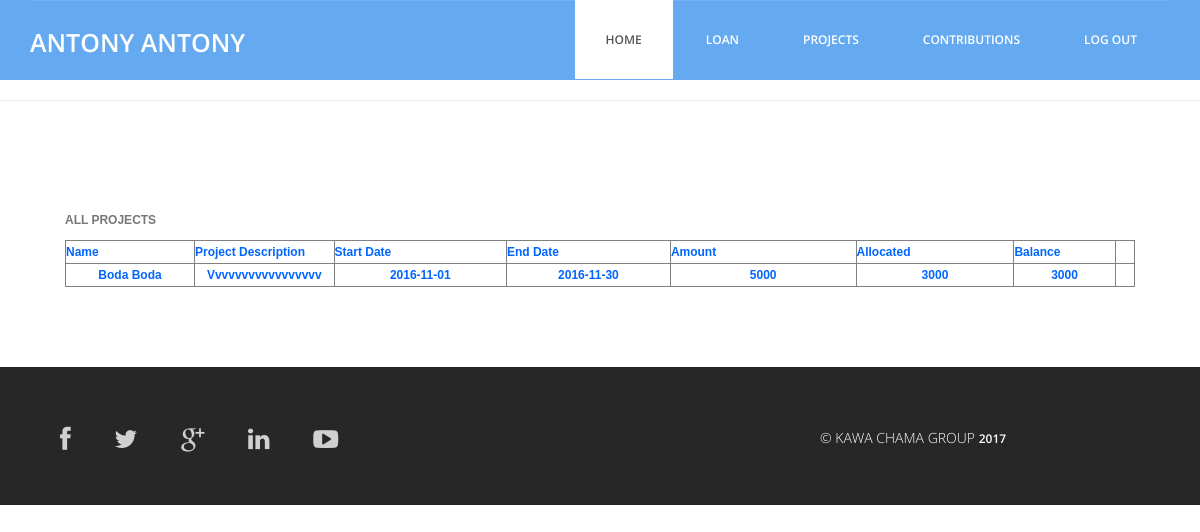
/member/projects.php (signed in), run on the app's committed database.
### tables this page shows
CREATE TABLE IF NOT EXISTS `member_reg` (
`id` int(11) NOT NULL,
  `f_name` varchar(60) NOT NULL,
  `l_name` varchar(60) NOT NULL,
  `id_no` int(11) NOT NULL,
  `email` varchar(60) NOT NULL,
  `gender` tinytext NOT NULL,
  `username` varchar(60) NOT NULL,
  `password` varchar(60) NOT NULL,
  `reg_date` timestamp NOT NULL DEFAULT CURRENT_TIMESTAMP,
  `photo` varchar(60) NOT NULL,
  `tel` int(11) NOT NULL,
  `access` int(11) NOT NULL DEFAULT '1',
  `category` varchar(60) NOT NULL DEFAULT 'new',
  `reg_fee` int(11) NOT NULL,
  `next_date` date NOT NULL
);

CREATE TABLE IF NOT EXISTS `projects` (
  `name` varchar(60) NOT NULL,
  `amount_req` int(11) NOT NULL,
  `allocated` int(11) NOT NULL,
  `desc` text NOT NULL,
  `start_date` date NOT NULL,
  `end_date` date NOT NULL,
`id` int(11) NOT NULL,
  `bal` int(11) NOT NULL,
  `total` int(11) NOT NULL
);

### member/projects.php (the view, shortened to what this page needs)
<?php require_once('../Connections/conn.php'); ?>
<?php
if (!function_exists("GetSQLValueString")) {
function GetSQLValueString($theValue, $theType, $theDefinedValue = "", $theNotDefinedValue = "")
{
  $theValue = function_exists("mysql_real_escape_string") ? mysql_real_escape_string($theValue) : mysql_escape_string($theValue);
  switch ($theType) {
    case "text":
      $theValue = ($theValue != "") ? "'" . $theValue . "'" : "NULL";
      break;
    case "long":
    case "int":
      $theValue = ($theValue != "") ? intval($theValue) : "NULL";
      break;
  }
  return $theValue;
}
}
$query_projects = "SELECT * FROM projects";
$projects = mysql_query($query_projects, $conn) or die(mysql_error());
$row_projects = mysql_fetch_assoc($projects);
$totalRows_projects = mysql_num_rows($projects);
?>
<!DOCTYPE html>
<html lang="en">
  <head>
    <link href="../css/bootstrap.min.css" rel="stylesheet">
	<link rel="stylesheet" href="../css/font-awesome.min.css">
	<link rel="stylesheet" href="../css/animate.css">
	<link href="../css/animate.min.css" rel="stylesheet">
	<link href="../css/style.css" rel="stylesheet" />
  </head>
  <body>
	<header id="header">
        <?php include('../header/mem_head.php');?>
    </header>
	<hr>
	<div class="services">
		<div class="container">
			<div class="col-lg-12">
					<form name="form1" method="post" action="">
							<table width="1070" border="1" align="center" id="newMember">
									<caption>ALL PROJECTS</caption>
									<tr>
											<th width="107" scope="col">Name</th>
											<th width="101" scope="col">Project Description</th>
											<th width="143" scope="col">Start date</th>
											<th width="136" scope="col">End date</th>
											<th width="154" scope="col">Amount</th>
											<th width="131" scope="col">Allocated</th>
											<th width="84" scope="col">Balance</th>
											<th width="16" scope="col">&nbsp;</th>
									</tr>
											<?php if ($totalRows_projects > 0) {  ?>
													<?php do { ?>
                          <tr>
															<td><?php echo $row_projects['name']; ?></td>
															<td><?php echo $row_projects['desc']; ?></td>
															<td><?php echo $row_projects['start_date']; ?></td>
															<td><?php echo $row_projects['end_date']; ?></td>
															<td><?php echo $row_projects['amount_req']; ?></td>
															<td><?php echo $row_projects['allocated']; ?></td>
															<td><?php echo $row_projects['bal']; ?></td>
															<td>&nbsp;</td>
                              </tr>
															<?php } while ($row_projects = mysql_fetch_assoc($projects)); ?>
													<?php }  ?>
							</table>
					</form>
			</div>
		</div>
	</div>
	<div class="sub-footer">
		<?php include('../footer/sub_footer.php');?>
	</div>
  </body>
</html>

### header/mem_head.php (shortened to what this page needs)
<?php require_once('../Connections/conn.php'); ?>
<?php
$logoutAction = $_SERVER['PHP_SELF']."?doLogout=true";
?>
<?php
$colname_profile = "-1";
if (isset($_SESSION['member'])) {
  $colname_profile = $_SESSION['member'];
}
$query_profile = sprintf("SELECT * FROM member_reg WHERE username = %s", GetSQLValueString($colname_profile, "text"));
$profile = mysql_query($query_profile, $conn) or die(mysql_error());
$row_profile = mysql_fetch_assoc($profile);
?>
<nav class="navbar navbar-default navbar-static-top" role="banner">
            <div class="container">
                <div class="navbar-header">
                   <div class="navbar-brand">
						<a href="#"><h1><?php echo $row_profile['f_name']."  ".$row_profile['l_name']; ?></h1></a>
					</div>
                </div>
                <div class="navbar-collapse collapse">
					<div class="menu">
						<ul class="nav nav-tabs" role="tablist">
							<li role="presentation"><a href="../member/member_prof.php" class="active">Home</a></li>
							<li role="presentation"><a href="../member/loan_status.php">Loan</a></li>
							<li role="presentation"><a href="../member/projects.php">Projects</a></li>
							<li role="presentation"><a href="../member/mem_cont.php">Contributions</a></li>
							<li role="presentation"><a href="<?php echo $logoutAction ?>">Log Out</a></li>
						</ul>
					</div>
				</div>
            </div>
        </nav>

### css/style.css (style rules this page uses)
body { font-family:'Open Sans', Arial, sans-serif; font-size:14px; font-weight:300; line-height:1.6em; color:#fff; background-color:#fff; overflow-x:hidden; }
a { text-decoration:none; transition: all 0.1s ease-in-out; -moz-transition: all 0.1s ease-in-out; -webkit-transition: all 0.1s ease-in-out; -o-transition: all 0.1s ease-in-out; outline: none; color:#272727; }
.navbar-brand { float: left; height: 50px; padding: 15px 15px; font-size: 18px; line-height: 20px; }
.navbar-brand h1 { margin-top:9px; padding-top:5px; float: left; font-size: 25px; color:#fff; text-transform:uppercase; font-weight:600; }
.menu { font-size:12px; float:right; text-transform:uppercase; font-weight:600; }
.navbar-collapse { padding-right: 15px; padding-left: 15px; overflow-x: visible; -webkit-overflow-scrolling: touch; border-top: 0px solid transparent; -webkit-box-shadow: inset 0 1px 0 rgba(255, 255, 255, .1); box-shadow: inset 0 1px 0 rgba(255, 255, 255, .1); }
.menu ul.nav-tabs li { color:#fff; }
.nav-tabs { border-bottom: 0; }
.nav-tabs > li { float: left; margin-bottom: 0; }
.nav-tabs > li > a { border-radius:0; color:#fff; padding:30px; }
.nav-tabs > li a.active { color: #555; cursor: default; background-color: #fff; border: 1px solid #fff; border-bottom-color:#fff; }
.navbar-default { background-color: #65AAF0; border-color:#65AAF0; }
.services { padding:80px 0 80px 0; }
.sub-footer { background:#272727; padding:30px; }
#newMember { color: #06F; text-align:center; font-family:Tahoma, Geneva, sans-serif; font-size:12px; text-transform:capitalize; }

### data on the page
member_reg: f_name "ANTONY", l_name "ANTONY"
projects: name "Boda Boda", desc "Vvvvvvvvvvvvvvvvv", start_date "2016-11-01", end_date "2016-11-30", amount_req "5000", allocated "3000", bal "3000"
